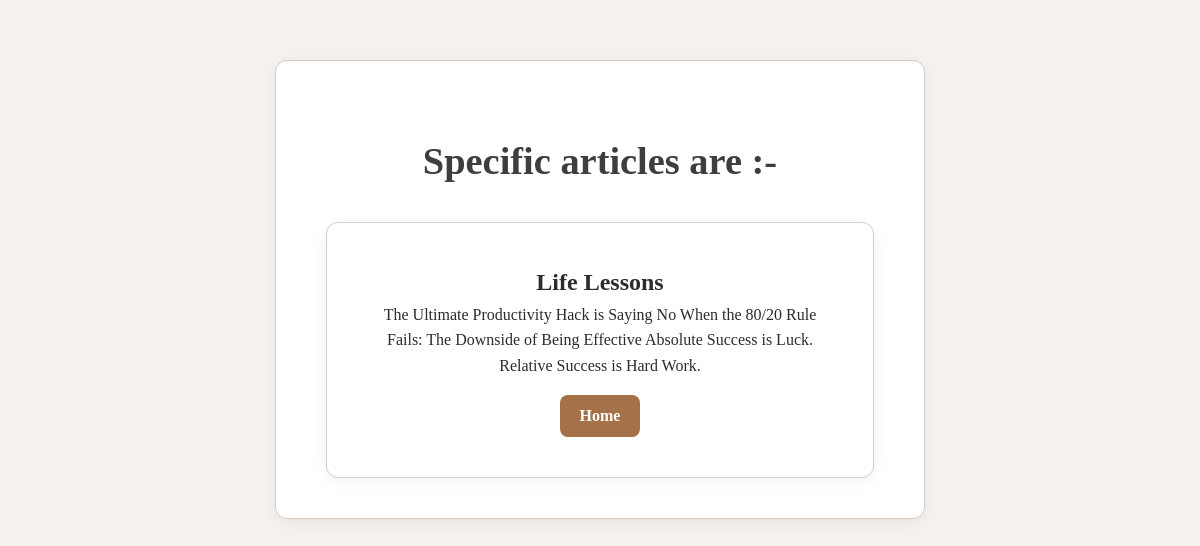
The app's page /specarticle/7 with its own data.
### myapp/models.py (models this page shows)
class ArticleModel(models.Model):
    name = models.CharField(max_length = 100)
    desc = models.TextField()

### myapp/views.py (the view)
# urls.py: path('specarticle/<int:id>', views.spec_article, name = 'specific'),
def spec_article(request,id):
    specific_data = ArticleModel.objects.get(id=id)
    print(specific_data.name)
    print(specific_data.desc)
    return render(request, 'html/specific.html',{'data':specific_data})

### templates/html/specific.html (shortened to what this page needs)
{% extends 'html/index.html' %}
{% block title %}<h1>Specific articles are :- </h1>{% endblock %}
    {% block content %}
    <center>
        <h2>{{data.name}}</h2>
        <p>{{data.desc}}</p>
        <a href="{% url 'home' %}">
            <button>Home</button>
        </a>
    </center>
    {% endblock %}

### static/css/style.css (style rules this page uses)
* { margin: 0; padding: 0; box-sizing: border-box; }
body { font-family: 'Georgia', serif; background-color: #f4f1ee; color: #2c2c2c; line-height: 1.6; padding: 60px 20px; }
center { background-color: #ffffff; border: 1px solid #d6ccc2; max-width: 650px; margin: auto; padding: 40px 50px; border-radius: 12px; box-shadow: 0 4px 15px rgba(0, 0, 0, 0.05); }
h1 { font-size: 2.4rem; margin-bottom: 30px; color: #3e3e3e; text-align: center; }
button { padding: 12px 20px; font-size: 1rem; font-weight: bold; background-color: #5f4b8b; color: #fff; border: none; border-radius: 8px; cursor: pointer; transition: background-color 0.25s ease; font-family: 'Georgia', serif; }
a button { background-color: #a47148; margin-top: 16px; }

### records on screen
ArticleModel: name "Life Lessons", desc "The Ultimate Productivity Hack is Saying No When the 80/20 Rule Fails: The Downside of Being Effective Absolute Success is Luck. Relative Success is Hard Work."
